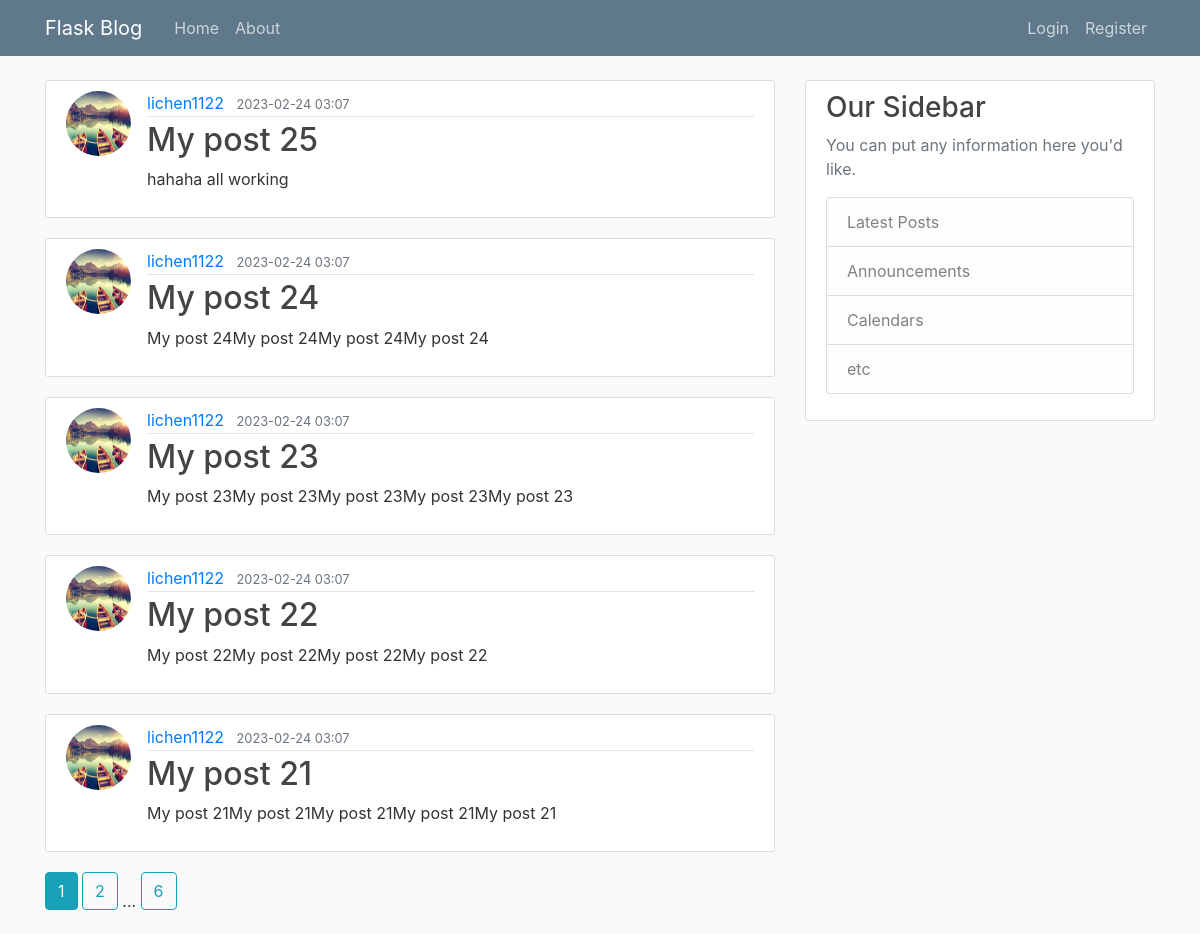
The page /home on the database its author committed.
### flaskblog/models.py (models this page shows, shortened)
class Post(db.Model):
    id = db.Column(db.Integer, primary_key=True)
    title = db.Column(db.String(100), nullable=False)
    date_posted = db.Column(db.DateTime, nullable=False, default=datetime.utcnow())
    content = db.Column(db.Text, nullable=False)
    author_id = db.Column(db.Integer, db.ForeignKey("user.id"), nullable=False)
    author = db.relationship('User', back_populates='posts', lazy=True)

class User(db.Model, UserMixin):
    id = db.Column(db.Integer, primary_key = True )
    username = db.Column(db.String(20), unique=True, nullable=False)
    email = db.Column(db.String(120), unique=True, nullable=False)
    image_file = db.Column(db.String(20), nullable=False, default='default.jpg')
    password = db.Column(db.String(60), nullable=False)
    posts = db.relationship('Post', back_populates='author', lazy=True)

### flaskblog/main/routes.py (the view)
@main.route("/")
@main.route("/home")
def home():
    page = request.args.get('page', 1, type=int) # set default value to 1, and type is integer
    posts = Post.query.order_by(Post.id.desc()).paginate(page=page, per_page=5)
    return render_template('home.html', posts=posts)

### flaskblog/templates/home.html
{% extends "layout.html" %}
{% block content %}
    {% for post in posts.items %}
        <article class="media content-section">
            <img class= "rounded-circle article-img" src="{{ url_for('static',filename='profile_pics/'+post.author.image_file) }}" alt="{{ post.author.username }}">
            <div class="media-body">
                <div class="article-metadata">
                    <a class="mr-2" href="{{ url_for('users.user_posts', username=post.author.username) }}">{{ post.author.username }}</a>
                    <small class="text-muted">{{ post.date_posted.strftime("%Y-%m-%d %H:%M") }}</small>
                </div>
                <h2><a class="article-title" href="{{ url_for('posts.post', post_id=post.id) }}">{{ post.title }}</a></h2>
                <p class="article-content">{{ post.content }}</p>
            </div>
        </article>
    {% endfor %}
    {% for page_num in posts.iter_pages(left_edge=1, right_edge=1, left_current=1, right_current=2) %}
        {% if page_num %}
            {% if posts.page==page_num %}
                <a class="btn btn-info mb-4" href="{{ url_for("main.home", page=page_num) }}">{{ page_num }}</a>
            {% else %}
                <a class="btn btn-outline-info mb-4" href="{{ url_for("main.home", page=page_num) }}">{{ page_num }}</a>
            {% endif %}
        {% else %}
            ...
        {% endif %}
    {% endfor %}
{% endblock content %}

### flaskblog/static/main.css (style rules this page uses)
body { background: #fafafa; color: #333333; margin-top: 5rem; }
h1, h2, h3, h4, h5, h6 { color: #444444; }
.content-section { background: #ffffff; padding: 10px 20px; border: 1px solid #dddddd; border-radius: 3px; margin-bottom: 20px; }
.article-title { color: #444444; }
.article-content { white-space: pre-line; }
.article-img { height: 65px; width: 65px; margin-right: 16px; }
.article-metadata { padding-bottom: 1px; margin-bottom: 4px; border-bottom: 1px solid #e3e3e3 }

### rows shown on the page
Post: image_file (picture), author.username "lichen1122", date_posted "2023-02-24 03:07", title "My post 25", content "hahaha all working"
Post: image_file (picture), author.username "lichen1122", date_posted "2023-02-24 03:07", title "My post 24", content "My post 24My post 24My post 24My post 24"
Post: image_file (picture), author.username "lichen1122", date_posted "2023-02-24 03:07", title "My post 23", content "My post 23My post 23My post 23My post 23My post 23"
Post: image_file (picture), author.username "lichen1122", date_posted "2023-02-24 03:07", title "My post 22", content "My post 22My post 22My post 22My post 22"
Post: image_file (picture), author.username "lichen1122", date_posted "2023-02-24 03:07", title "My post 21", content "My post 21My post 21My post 21My post 21My post 21"

### other values the page prints
{{ page_num }} "1"
{{ page_num }} "2" "6"
